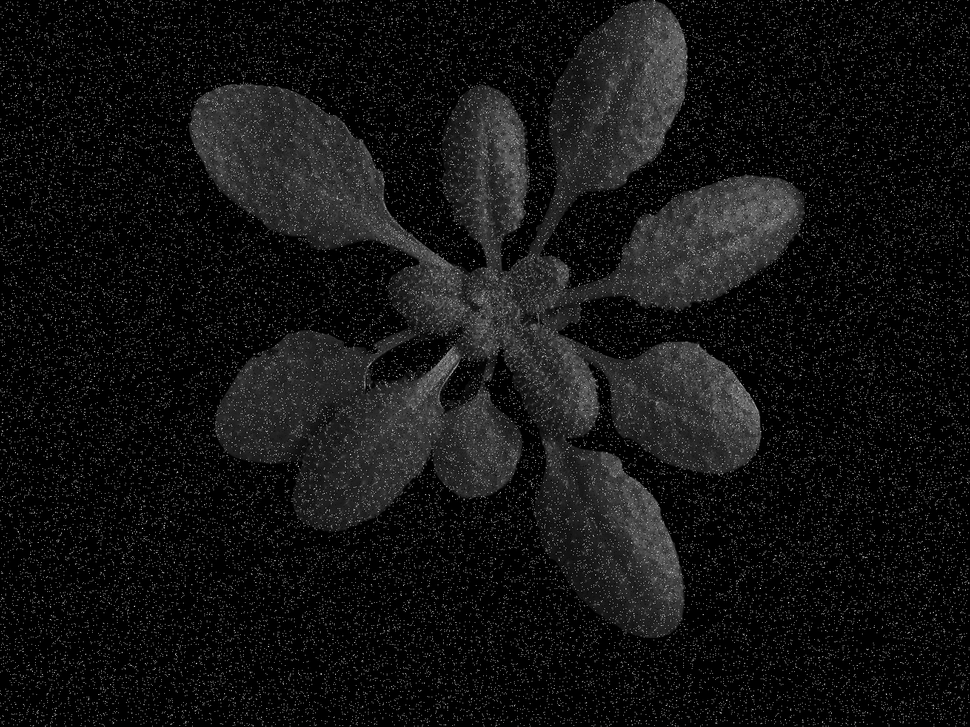
#> input picture Asignacion2/plant-sp-noise.tif, 970 x 727 px, shrunk from 1600 x 1200 before the run
$ python Filtrado_baja_frecuencia.py
#> lines starting #> are read from the running program, lines starting #| are printed output that depends on the picture
import cv2 as cv
import numpy as np
from matplotlib import pyplot as plt
#!!!!! ASEGURAR QUE IMAGENES ESTEN EN LA MISMA CARPETA QUE EL PROGRAMA !!!!!!#

#Simplemente eliminar comentarios para probar las imagenes

img = cv.imread('plant-sp-noise.tif', cv.IMREAD_GRAYSCALE)
#> img is the input picture: shape (727, 970); min 0, max 215, mean 18.8
#img = cv.imread('ophrys.tif', cv.IMREAD_GRAYSCALE)


assert img is not None, "file could not be read, check with os.path.exists()"

#Elegir que filtro utilizar y cambiar mas abajo
median = cv.medianBlur(img,5)
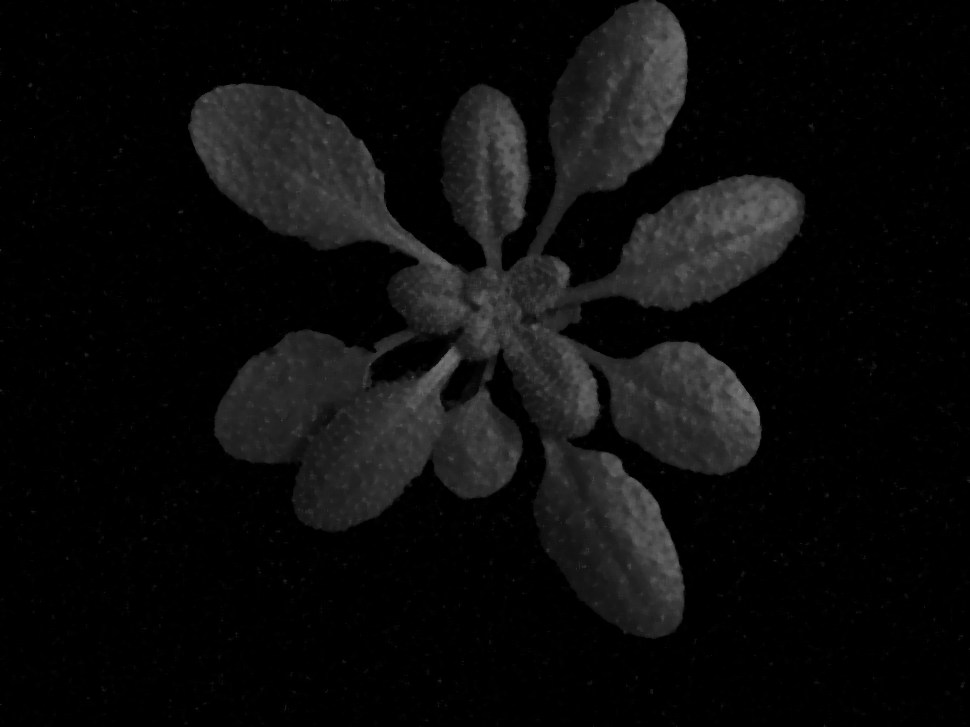
#> median: shape (727, 970); min 0, max 116, mean 12
#blur = cv.blur(img,(5,5))
#Gaussianblur = cv.GaussianBlur(img,(5,5),0)
#bilateral = cv.bilateralFilter(img,9,75,75)
plt.subplot(121),plt.imshow(img),plt.title('Original')
plt.xticks([]), plt.yticks([])
#Cambiar aqui los diferentes filtrados
plt.subplot(122),plt.imshow(median),plt.title('Filtro Aplicado')
plt.xticks([]), plt.yticks([])
plt.show()
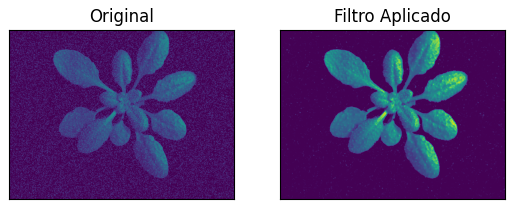
#> figure drawn by matplotlib, 2 panels
